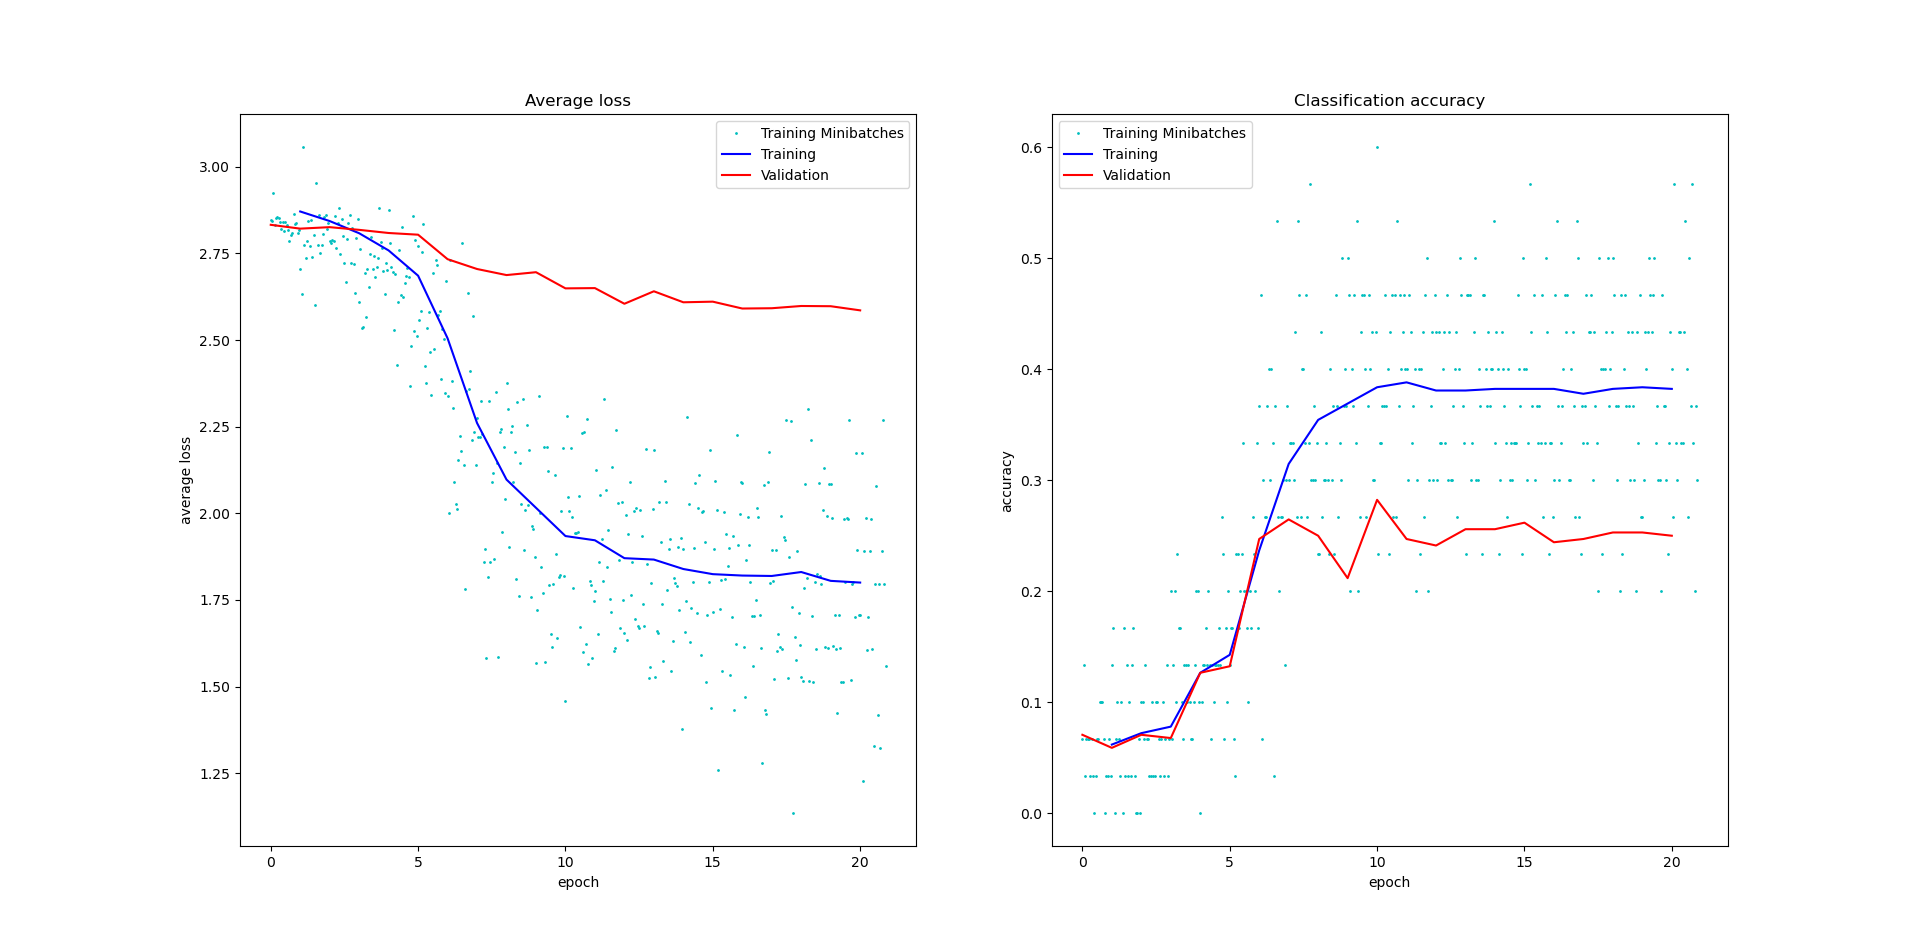

Reproduce this figure in Python.
import torch
from torchvision import datasets
from torchvision.transforms import ToTensor
from torch.utils.data import DataLoader
import torch.nn as nn
import matplotlib.pyplot as plt
import torch.nn.functional as F
import torch.optim as optim
import numpy as np
from torchvision import transforms, datasets
import matplotlib.pyplot as plt

from torchvision.models import squeezenet1_1, SqueezeNet1_1_Weights


# https://www.robots.ox.ac.uk/~vgg/data/flowers/17/
# https://cs231n.github.io/transfer-learning/
# SOURCE: https://pytorch.org/hub/pytorch_vision_squeezenet/
train_dataset = datasets.ImageFolder(root='../data/oxford-flowers17/train', 
                                     transform=transforms.Compose([
                                        transforms.Resize(256),
                                        transforms.CenterCrop(224),
                                        transforms.ToTensor(),
                                        transforms.Normalize(mean=[0.485, 0.456, 0.406], std=[0.229, 0.224, 0.225]),
                                    ]))
valid_dataset = datasets.ImageFolder(root='../data/oxford-flowers17/val', 
                                     transform=transforms.Compose([
                                        transforms.Resize(256),
                                        transforms.CenterCrop(224),
                                        transforms.ToTensor(),
                                        transforms.Normalize(mean=[0.485, 0.456, 0.406], std=[0.229, 0.224, 0.225]),
                                    ]))
train_dataset_size = len(train_dataset)
valid_dataset_size = len(valid_dataset)
print(valid_dataset_size)
# print(train_dataset[0])
# plt.imshow(train_dataset[0][0])
# plt.show()

batch_size = 30
num_batches = train_dataset_size // batch_size
train_dataset_loader = torch.utils.data.DataLoader(train_dataset, shuffle=True, batch_size=batch_size)
valid_dataset_loader = torch.utils.data.DataLoader(valid_dataset, shuffle=False, batch_size=1)

class ScratchNet(nn.Module):

    def __init__(self):
        super().__init__()
        self.features = nn.Sequential(
            nn.Conv2d(3, 60, 3),
            nn.ReLU(),
            nn.Dropout(),
            nn.MaxPool2d(2, 2),
            nn.Conv2d(60, 160, 3),
            nn.Dropout(),
            nn.ReLU(),
            nn.MaxPool2d(2, 2),
            nn.Conv2d(160, 100, 3),
            nn.Dropout(),
            nn.ReLU(),
            nn.MaxPool2d(2, 2),
        )
        self.classifier = nn.Sequential( # adapted from pytorch source code
            nn.Flatten(),
            nn.Linear(40560//60*100, 4096),
            nn.ReLU(),
            nn.Linear(4096, 17),
            nn.ReLU()
        )

    def forward(self, x):
        x = self.features(x)
        x = self.classifier(x)
        return x
    
max_iter = 20
learning_rate = 1e-3
model = ScratchNet()

loss_function = nn.CrossEntropyLoss()
optimizer = torch.optim.SGD(model.parameters(), lr=learning_rate, weight_decay=1e-4, nesterov=True, momentum=0.9)

train_loss = []
train_loss_overall = []
train_acc = []
train_acc_overall = []
valid_loss = []
valid_acc = []
for epoch in range(max_iter + 1):

    cum_valid_correct = 0
    cum_valid_loss = 0
    with torch.no_grad():
        model.eval()
        for x, y in valid_dataset_loader:
            y_probs = model.forward(x)
            _, y_pred = torch.max(y_probs, dim=1)
            cum_valid_correct += torch.eq(y_pred, y).sum().item()
            loss = loss_function(y_probs, y)
            cum_valid_loss += loss.item() # loss is tensor
    valid_loss.append(cum_valid_loss / valid_dataset_size)
    valid_acc.append(cum_valid_correct / valid_dataset_size)
    print(f"Epoch {epoch} valid: {cum_valid_loss/valid_dataset_size} {cum_valid_correct/valid_dataset_size}")

    if epoch == max_iter: break

    cum_loss = 0
    cum_correct = 0
    model.train()
    for i, (x, y) in enumerate(train_dataset_loader):
        optimizer.zero_grad()
        y_probs = model.forward(x)
        _, y_pred = torch.max(y_probs, dim=1)
        loss = loss_function(y_probs, y)
        loss.backward()
        optimizer.step()

        correct = torch.eq(y_pred, y).sum().item()
        cum_correct += correct
        cum_loss += loss.item() * batch_size# loss is tensor
        train_loss.append(loss.item())
        train_acc.append(correct / batch_size)
        if i % (num_batches // 6) == 0:
            print(f"Epoch {epoch} batch {i} loss: {cum_loss} acc: {cum_correct}")


    train_loss_overall.append(cum_loss / train_dataset_size)
    train_acc_overall.append(cum_correct / train_dataset_size)
    print(f"Epoch {epoch} loss: {cum_loss} acc:{cum_correct/train_dataset_size}")

fig, ax = plt.subplots(1, 2)
ax[0].plot(np.arange(len(train_loss))/num_batches, train_loss, 'co', markersize=1)
ax[0].plot(np.arange(1, max_iter+1), train_loss_overall, 'b-')
ax[0].plot(np.arange(0, max_iter+1), valid_loss, 'r-')
ax[0].legend(['Training Minibatches', 'Training', 'Validation'])
ax[0].set_xlabel('epoch')
ax[0].set_ylabel('average loss')
ax[0].set_title("Average loss")
ax[1].plot(np.arange(len(train_acc))/num_batches, train_acc, 'co', markersize=1)
ax[1].plot(np.arange(1, max_iter+1), train_acc_overall, 'b-')
ax[1].plot(np.arange(0, max_iter+1), valid_acc, 'r-')
ax[1].legend(['Training Minibatches', 'Training', 'Validation'])
ax[1].set_xlabel('epoch')
ax[1].set_ylabel('accuracy')
ax[1].set_title("Classification accuracy")
plt.show()
